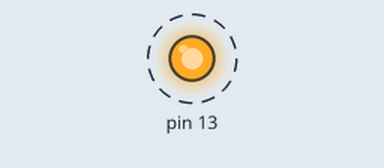
Simulated run of this sketch. Board: Arduino Uno, built with avr-gcc and run on an emulated ATmega328P. Shown: output pins drawn as LEDs (lit = HIGH). Dashed ring = blinking. What the sketch prints to the serial monitor is not drawn.

Above: at 0.5 s.
Timing chart, 0 to 4.6 s (numbered marks = the images above):
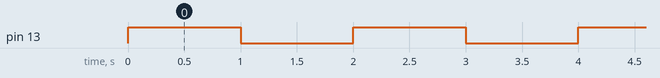

The sketch:

arduino_uno_blink_1770041838.ino
```cpp
void setup() {
    Serial.begin(9600);
    pinMode(13, OUTPUT);
    Serial.println("Arduino Blink Starting");
}

void loop() {
    digitalWrite(13, HIGH);
    delay(1000);
    digitalWrite(13, LOW);
    delay(1000);
}
```

Measured:
- by itself, pin 13: alternates HIGH for 1.0 s and LOW for 1.0 s
